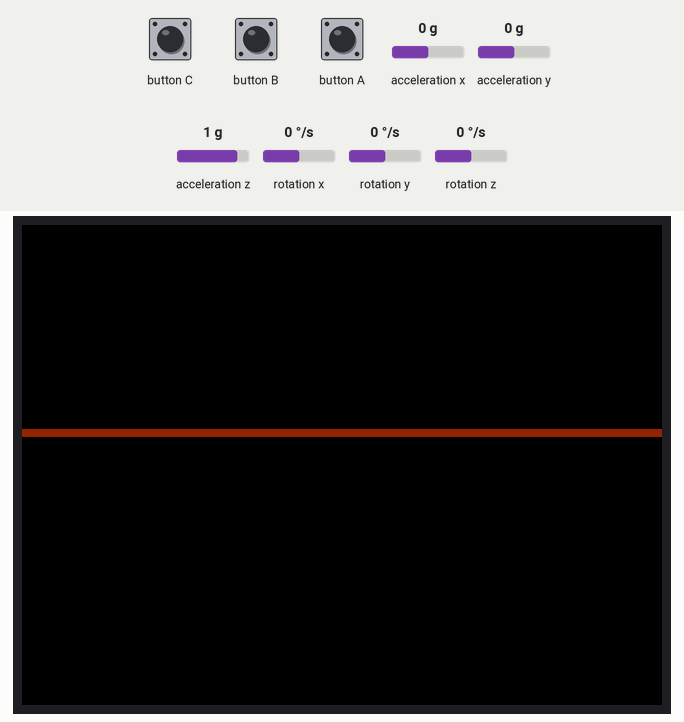
A program run on a simulated ESP32-S3. Shown: 320×240 colour display. The test bench sets the inputs (shaded band); at power-on: acceleration x 0 g, acceleration y 0 g, acceleration z 1 g, rotation x 0 °/s, rotation y 0 °/s, rotation z 0 °/s.

Above: at 1.3 s.
1.4 s: acceleration x set to -1.4 g
At 1.75 s:
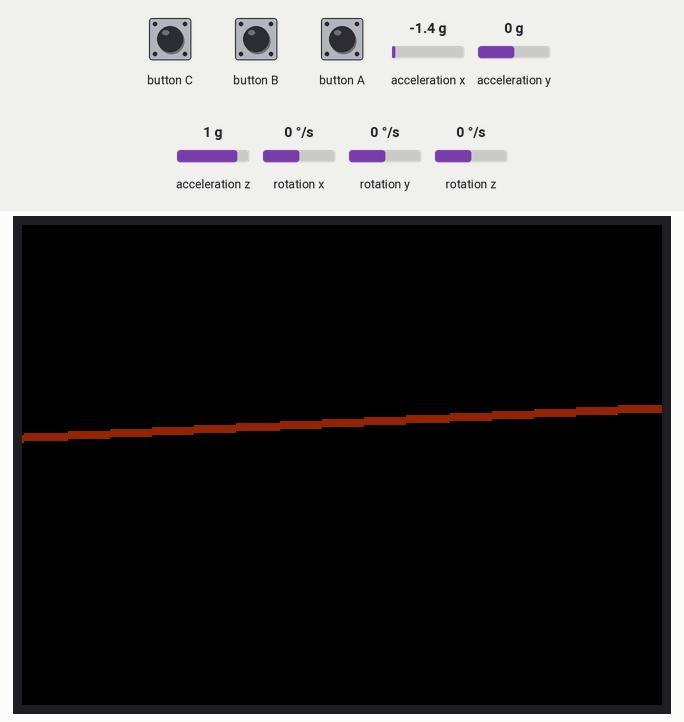
3.8 s: button A pressed for 0.25 s
At 4.58 s:
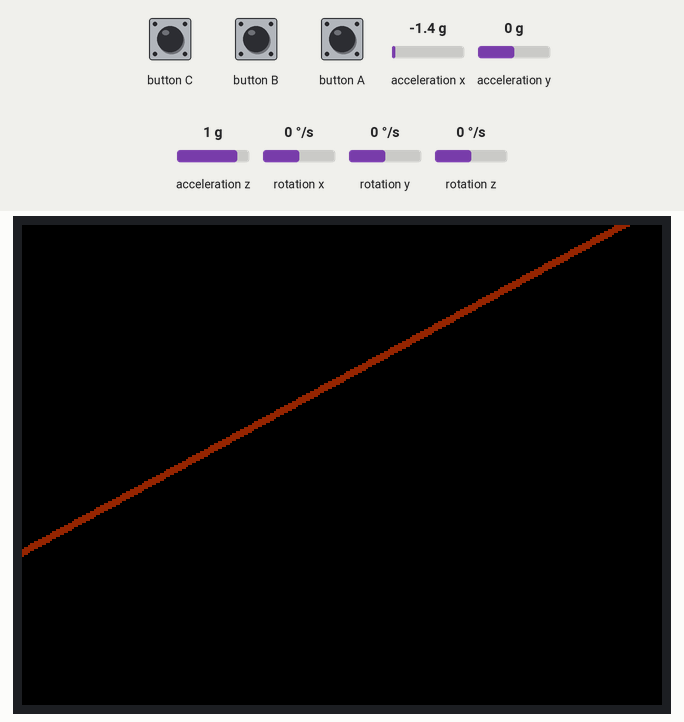
5.9 s: acceleration y set to -1.4 g
At 7.2 s:
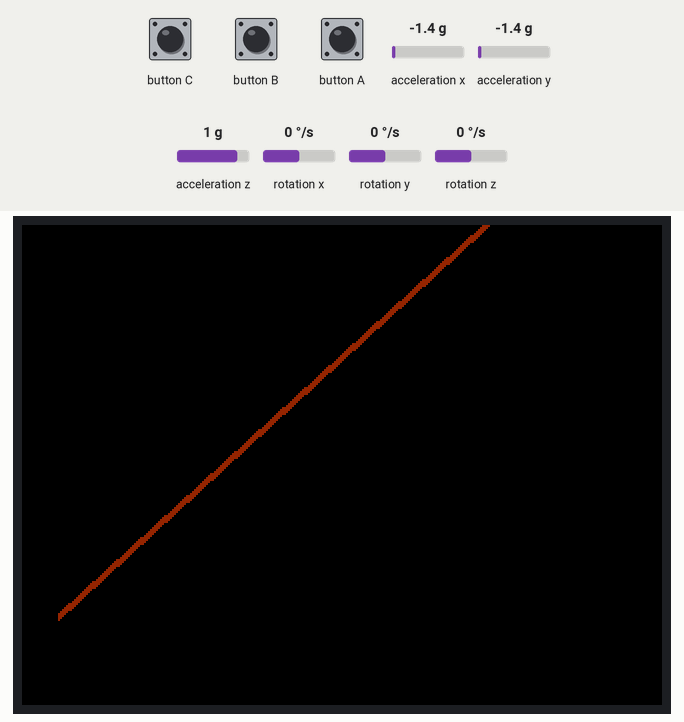
7.6 s: button A pressed for 0.25 s
At 11.0 s:
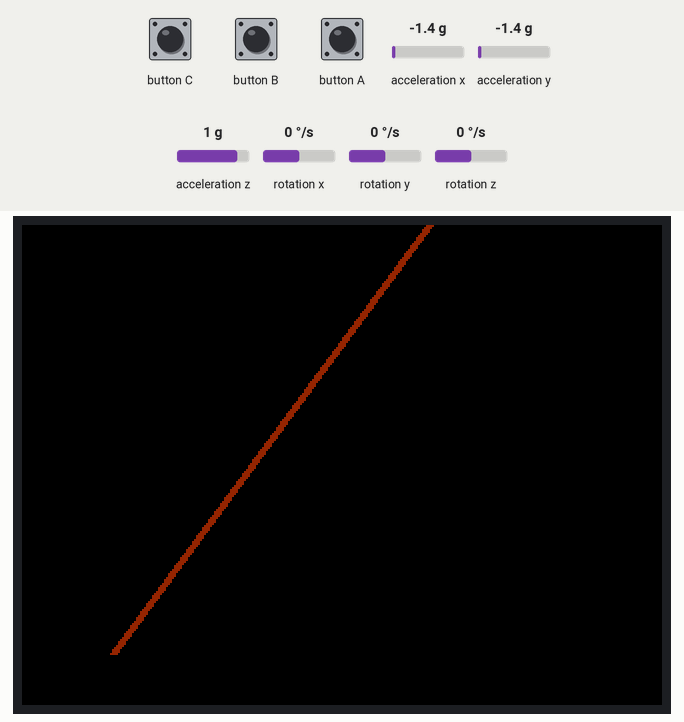
Timing chart, 0 to 11.3 s (numbered marks = the images above; inputs shaded):
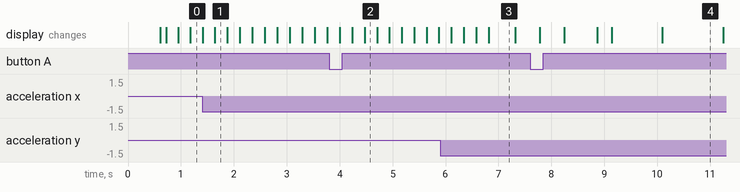

The program:

main.cpp
```cpp
#include <M5Unified.h>
#include "imu_processor.h"
#include "visual_engine.h"
#include "safety_manager.h"

IMUProcessor imuProcessor;
VisualEngine visualEngine;
SafetyManager safetyManager;

unsigned long last_loop_time = 0;

void setup() {
    auto cfg = M5.config();
    M5.begin(cfg);

    // 设置屏幕为横屏，USB在右侧
    M5.Display.setRotation(1);

    imuProcessor.init();
    visualEngine.init(&M5.Display);

    last_loop_time = millis();
}

void loop() {
    M5.update();

    unsigned long current_time = millis();
    unsigned long dt = current_time - last_loop_time;
    last_loop_time = current_time;

    // 1. 读取并处理 IMU 数据
    imuProcessor.update();

    // 2. 状态与安全检测
    safetyManager.update(imuProcessor, dt);

    // 2.5 按键检测：短按归零校准，长按恢复真实读数
    if (M5.BtnA.wasHold()) {
        imuProcessor.resetCalibration();
    } else if (M5.BtnA.wasClicked()) {
        imuProcessor.calibrateZero();
    }

    // 3. 视觉引擎更新与渲染
    visualEngine.update(imuProcessor.getMotionState(), safetyManager.isSafeMode());
    visualEngine.render();

    // 限制最高帧率，例如 60fps (16ms)
    unsigned long process_time = millis() - current_time;
    if (process_time < 16) {
        delay(16 - process_time);
    }
}
```

imu_processor.cpp
```cpp
#include "imu_processor.h"
#include <cmath>

IMUProcessor::IMUProcessor() :
    turn_kf(0.05f, 0.2f, 1.0f),   // 允许较快的过程变化，适中的测量噪声
    accel_kf(0.05f, 0.2f, 1.0f) { // 允许较快的过程变化，适中的测量噪声
}

void IMUProcessor::init() {
    last_update_time = millis();
}

void IMUProcessor::update() {
    unsigned long current_time = millis();
    unsigned long dt = current_time - last_update_time;
    last_update_time = current_time;

    if (dt > 100) {
        // 如果两次更新间隔过长，可能是系统卡顿，标记为异常
        abnormal_state = true;
    } else {
        abnormal_state = false;
    }

    M5.Imu.update();

    M5.Imu.getGyroData(&gyro_x, &gyro_y, &gyro_z);
    M5.Imu.getAccelData(&accel_x, &accel_y, &accel_z);

    // 经测试，在横屏放置时，M5StickS3 的坐标系为：
    // X 轴：水平向右 (长边)
    // Y 轴：垂直向下 (短边，重力方向)
    // Z 轴：指向屏幕前方 (垂直于屏幕，乘客视线方向)

    // 转向是绕着垂直轴(Y)旋转
    float raw_gyro_yaw = gyro_y;

    // 加减速是沿前向轴(Z)，并减去归零时记录的 Z 轴重力分量
    float raw_accel_forward = accel_z - accel_forward_offset;

    // 颠簸是沿垂直轴(Y)
    float raw_accel_vertical = accel_y;

    // 利用加速度计算地平线的 Pitch 和 Roll
    // 当水平静止时，重力沿 Y 轴向下 (accel_y = 1.0)
    // Roll (左右倾斜)，围绕 Z 轴，并减去校准偏移
    float raw_horizon_roll = atan2(-accel_x, accel_y) * 180.0f / M_PI - roll_offset;
    // Pitch (前后倾斜)，围绕 X 轴，并减去校准偏移
    float raw_horizon_pitch = atan2(accel_z, accel_y) * 180.0f / M_PI - pitch_offset;

    // 低通滤波 (IIR) - 用于原有的平滑逻辑
    filtered_gyro_yaw = alpha_gyro * raw_gyro_yaw + (1.0f - alpha_gyro) * filtered_gyro_yaw;
    filtered_accel_forward = alpha_accel * raw_accel_forward + (1.0f - alpha_accel) * filtered_accel_forward;
    filtered_accel_vertical = alpha_accel * raw_accel_vertical + (1.0f - alpha_accel) * filtered_accel_vertical;

    // 卡尔曼滤波 (Layer 3) - 用于预测
    float dt_sec = dt / 1000.0f;
    turn_kf.update(raw_gyro_yaw, dt_sec);
    accel_kf.update(raw_accel_forward, dt_sec);

    filtered_horizon_roll = alpha_horizon * raw_horizon_roll + (1.0f - alpha_horizon) * filtered_horizon_roll;
    filtered_horizon_pitch = alpha_horizon * raw_horizon_pitch + (1.0f - alpha_horizon) * filtered_horizon_pitch;

    // 如果 IMU 读数为 NaN，则触发安全模式
    if (std::isnan(filtered_gyro_yaw) || std::isnan(filtered_accel_forward)) {
        abnormal_state = true;
    }

    // 更新抽象状态
    currentState.turn_intensity = filtered_gyro_yaw;
    // 真正的动态加减速（已在 raw 阶段减去了重力偏移）
    currentState.accel_intensity = filtered_accel_forward;
    // 重力为 1G，去掉重力分量后看绝对值作为颠簸程度
    currentState.vibration = std::abs(filtered_accel_vertical - 1.0f);

    currentState.horizon_roll = filtered_horizon_roll;
    currentState.horizon_pitch = filtered_horizon_pitch;

    // Layer 3：提取前瞻预测值 (提前 200ms)
    // 采用预测值作为高频响应，低通作为稳定锚点
    currentState.predicted_turn = turn_kf.predictAhead(200.0f);
    currentState.predicted_accel = accel_kf.predictAhead(200.0f);
}

void IMUProcessor::calibrateZero() {
    // 将当前的滤波后角度累加到 offset 中，使得下一帧计算出的 raw 角度变为 0
    pitch_offset += filtered_horizon_pitch;
    roll_offset += filtered_horizon_roll;

    // 同时归零前向加速度（消除因设备倾斜产生的 Z 轴重力分量）
    // 这样不仅地平线会归零，由于倾斜导致跑偏的惯性场色块也会回到屏幕中心
    accel_forward_offset += filtered_accel_forward;

    // 重置滤波器状态以避免震荡
    turn_kf.reset(0.0f);
    accel_kf.reset(0.0f);
}

void IMUProcessor::resetCalibration() {
    pitch_offset = 0.0f;
    roll_offset = 0.0f;
    accel_forward_offset = 0.0f;

    turn_kf.reset(0.0f);
    accel_kf.reset(0.0f);
}

MotionState IMUProcessor::getMotionState() const {
    return currentState;
}

bool IMUProcessor::isAbnormal() const {
    return abnormal_state;
}
```

imu_processor.h
```cpp
#ifndef IMU_PROCESSOR_H
#define IMU_PROCESSOR_H

#include <M5Unified.h>
#include "kalman_filter.h"

struct MotionState {
    float turn_intensity;   // 左右转动 (用于 offset x)
    float accel_intensity;  // 加速/刹车 (用于 offset y/前后倾)
    float vibration;        // 颠簸 (垂直加速度)

    float horizon_roll;     // 地平线 Roll
    float horizon_pitch;    // 地平线 Pitch

    // Layer 3 (预测层) 的前瞻值
    float predicted_turn;
    float predicted_accel;
};

class IMUProcessor {
public:
    IMUProcessor();
    void init();
    void update();

    MotionState getMotionState() const;
    bool isAbnormal() const;

    // 校准功能（归零）
    void calibrateZero();
    void resetCalibration();

private:
    MotionState currentState;

    // 原始数据
    float gyro_x, gyro_y, gyro_z;
    float accel_x, accel_y, accel_z;
    float ahrs_pitch, ahrs_roll, ahrs_yaw;

    // 低通滤波历史值
    float filtered_gyro_yaw = 0.0f;
    float filtered_accel_forward = 0.0f;
    float filtered_accel_vertical = 0.0f;

    float filtered_horizon_roll = 0.0f;
    float filtered_horizon_pitch = 0.0f;

    // 校准偏移量
    float pitch_offset = 0.0f;
    float roll_offset = 0.0f;
    float accel_forward_offset = 0.0f; // 消除非水平摆放时的 Z 轴重力分量

    // 参数
    const float alpha_gyro = 0.1f;
    const float alpha_accel = 0.08f;
    const float alpha_horizon = 0.03f; // 极致平滑，让主线变成绝对沉稳的锚点

    // 卡尔曼滤波器 (Layer 3)
    SimpleKalmanFilter turn_kf;
    SimpleKalmanFilter accel_kf;

    // 异常检测状态
    bool abnormal_state = false;
    unsigned long last_update_time = 0;
};

#endif // IMU_PROCESSOR_H
```

kalman_filter.cpp
```cpp
#include "kalman_filter.h"

SimpleKalmanFilter::SimpleKalmanFilter(float process_noise, float measurement_noise, float estimation_error) {
    q = process_noise;
    r = measurement_noise;
    initial_p = estimation_error;
    reset(0.0f);
}

void SimpleKalmanFilter::reset(float initial_value) {
    x_hat = initial_value;
    v_hat = 0.0f;

    p00 = initial_p;
    p01 = 0.0f;
    p10 = 0.0f;
    p11 = initial_p;
}

void SimpleKalmanFilter::update(float measurement, float dt) {
    if (dt <= 0.0f) return;

    // --- 1. 预测阶段 (Predict) ---
    // 状态外推: x_new = x + v * dt
    x_hat += v_hat * dt;

    // 协方差外推: P = F * P * F^T + Q
    // 其中 F = [1, dt]
    //          [0,  1]
    float p00_temp = p00 + dt * (p10 + p01 + dt * p11);
    float p01_temp = p01 + dt * p11;
    float p10_temp = p10 + dt * p11;
    float p11_temp = p11 + q; // 将过程噪声加在速度的方差上，允许速度发生变化

    p00 = p00_temp;
    p01 = p01_temp;
    p10 = p10_temp;
    p11 = p11_temp;

    // --- 2. 更新阶段 (Update) ---
    // 计算卡尔曼增益: K = P * H^T * (H * P * H^T + R)^-1
    // 其中 H = [1, 0] (我们只测量了位置/数值，没有直接测量速度)
    float s = p00 + r; // 预测残差的方差
    float k0 = p00 / s;
    float k1 = p10 / s;

    // 测量残差
    float y = measurement - x_hat;

    // 状态更新
    x_hat += k0 * y;
    v_hat += k1 * y;

    // 协方差更新: P = (I - K * H) * P
    float p00_new = (1.0f - k0) * p00;
    float p01_new = (1.0f - k0) * p01;
    float p10_new = -k1 * p00 + p10;
    float p11_new = -k1 * p01 + p11;

    p00 = p00_new;
    p01 = p01_new;
    p10 = p10_new;
    p11 = p11_new;
}

float SimpleKalmanFilter::getValue() const {
    return x_hat;
}

float SimpleKalmanFilter::getVelocity() const {
    return v_hat;
}

float SimpleKalmanFilter::predictAhead(float time_ms) const {
    float dt = time_ms / 1000.0f;
    return x_hat + v_hat * dt;
}
```

kalman_filter.h
```cpp
#pragma once

// 轻量级 1D 卡尔曼滤波器
// 追踪单个变量的位置 (Value) 和速度 (Derivative)，用于趋势预测
class SimpleKalmanFilter {
public:
    // process_noise: 过程噪声 (Q)，越小则系统越认为速度恒定，预测较平滑但响应慢
    // measurement_noise: 测量噪声 (R)，越大则系统越不信任传感器，滤波效果强但滞后
    // estimation_error: 初始估计误差 (P)，通常设为一个适中值，如 1.0
    SimpleKalmanFilter(float process_noise, float measurement_noise, float estimation_error);

    // 更新测量值
    // measurement: 传感器原始读数
    // dt: 距离上次更新的时间间隔 (秒)
    void update(float measurement, float dt);

    // 获取当前滤波后的值
    float getValue() const;

    // 获取当前计算出的变化率 (导数)
    float getVelocity() const;

    // 获取提前 time_ms 毫秒的预测值 (基于当前值和当前速度)
    float predictAhead(float time_ms) const;

    // 重置滤波器状态
    void reset(float initial_value);

private:
    float x_hat; // 估计值
    float v_hat; // 估计速度

    // 协方差矩阵 P
    float p00, p01, p10, p11;

    float q; // 过程噪声方差
    float r; // 测量噪声方差
    float initial_p;
};
```

safety_manager.cpp
```cpp
#include "safety_manager.h"

SafetyManager::SafetyManager() {
}

void SafetyManager::update(const IMUProcessor& imu, unsigned long dt) {
    bool trigger_safe_mode = false;

    // 1. 检查 IMU 内部状态
    if (imu.isAbnormal()) {
        trigger_safe_mode = true;
    }

    // 2. 延迟检测
    if (dt > 80) {
        trigger_safe_mode = true;
    }

    // 更新状态
    if (trigger_safe_mode) {
        safe_mode_active = true;
        safe_mode_start_time = millis();
    } else {
        // 如果目前是安全模式，经过一段时间后自动恢复
        if (safe_mode_active) {
            if (millis() - safe_mode_start_time > 2000) {
                safe_mode_active = false;
            }
        }
    }
}

bool SafetyManager::isSafeMode() const {
    return safe_mode_active;
}
```

safety_manager.h
```cpp
#ifndef SAFETY_MANAGER_H
#define SAFETY_MANAGER_H

#include <M5Unified.h>
#include "imu_processor.h"

class SafetyManager {
public:
    SafetyManager();
    void update(const IMUProcessor& imu, unsigned long dt);
    bool isSafeMode() const;

private:
    bool safe_mode_active = false;
    unsigned long safe_mode_start_time = 0;
};

#endif // SAFETY_MANAGER_H
```

visual_engine.cpp
```cpp
#include "visual_engine.h"
#include <cmath>
#include "config.h"

VisualEngine::VisualEngine() {
    for (int i = 0; i < N; i++) {
        lines[i].offset = {0.0f, 0.0f};
        lines[i].velocity = {0.0f, 0.0f};
        // 利用取模打乱分布，形成自然的深度交错感
        lines[i].layer = (DepthLayer)((i * 7) % 3);
    }
}

void VisualEngine::init(M5GFX* disp) {
    display = disp;
    width = display->width();
    height = display->height();

    // 初始化 Sprite (双缓冲)
    // 换回8位色深，彻底解决 16位色深可能导致的底层黑色背景发灰/发亮问题
    canvas.setColorDepth(8);
    canvas.createSprite(width, height);

    float bandHeight = (float)height / N;
    for (int i = 0; i < N; i++) {
        lines[i].default_y = i * bandHeight + bandHeight / 2.0f;
        // 随机错开起始X，打破垂直对齐规律
        lines[i].base_x = (i % 2 == 0) ? -20.0f : (width / 3.0f);
    }
}

void VisualEngine::update(const MotionState& motion, bool safeMode) {
    current_motion = motion;
    is_safe_mode = safeMode;

    if (is_safe_mode) {
        // 安全模式下 Inertia Field 禁用，逐渐归零
        for (int i = 0; i < N; i++) {
            lines[i].velocity.x *= 0.8f;
            lines[i].velocity.y *= 0.8f;
            lines[i].offset.x *= 0.9f;
            lines[i].offset.y *= 0.9f;
        }
        return;
    }

    // 定义三层物理参数：创造极低频的空间错位（视差）感
    struct LayerConfig {
        float stiffness;
        float damping;
        float k_turn;
        float k_accel;
    };

    const LayerConfig layer_cfg[3] = {
        // BACKGROUND: 极低频漂移，但在放大惯性后也能有明显的跟随
        { 0.003f, 0.95f, INERTIA_K_TURN_BG, INERTIA_K_ACCEL_BG },
        // MIDGROUND:
        { 0.010f, 0.90f, INERTIA_K_TURN_MG, INERTIA_K_ACCEL_MG },
        // FOREGROUND: 极大放大加减速时的垂直拉扯感
        { 0.025f, 0.82f, INERTIA_K_TURN_FG, INERTIA_K_ACCEL_FG }
    };

    for (int i = 0; i < N; i++) {
        const LayerConfig& cfg = layer_cfg[lines[i].layer];

        // 目标偏移计算
        // Y轴 (加减速) 依然使用卡尔曼预测值以消除迟滞
        float accel_val = current_motion.predicted_accel;

        // X轴 (转向) 作为速度积分器，必须放弃使用含有求导外推的卡尔曼预测值！
        // 因为急停时角速度导数为极大的负值，卡尔曼外推会预测出一个“反向速度”，导致色块回弹。
        // 直接使用经过低通滤波的真实角速度，确保速度只会平滑降至0而绝不穿过零点回弹。
        float turn_val = current_motion.turn_intensity;
        if (std::abs(turn_val) < VISUAL_TURN_DEADZONE) {
            turn_val = 0.0f;
        }

        // Y 轴 (加减速)：保持目标位置的弹簧阻尼模型
        float normalized_i = (float(i) - N / 2.0f) / (N / 2.0f);
        float target_y = accel_val * cfg.k_accel * normalized_i;
        target_y += current_motion.vibration * 2.0f;

        // X 轴 (转向)：重构为目标速度模型
        float target_v_x = turn_val * cfg.k_turn;

        // -------------------------
        // Y 轴计算 (位置弹簧控制)
        // -------------------------
        float force_y = (target_y - lines[i].offset.y) * cfg.stiffness;
        lines[i].velocity.y = (lines[i].velocity.y + force_y) * cfg.damping;
        lines[i].offset.y += lines[i].velocity.y;

        // -------------------------
        // X 轴计算 (速度积分控制)
        // -------------------------
        // 用低通滤波模拟速度上的惯性迟滞，让起步和刹停更加平滑
        lines[i].velocity.x = lines[i].velocity.x * 0.9f + target_v_x * 0.1f;
        lines[i].offset.x += lines[i].velocity.x;

        // -------------------------
        // X 轴 Wrap-around 逻辑 (无缝循环滚动)
        // -------------------------
        float WRAP = 240.0f; // 屏幕宽度周期
        if (lines[i].offset.x > WRAP) {
            lines[i].offset.x -= WRAP;
        } else if (lines[i].offset.x < 0.0f) {
            lines[i].offset.x += WRAP;
        }
    }
}

void VisualEngine::render() {
    // 1. 绘制背景
    uint16_t bgColor = is_safe_mode ? canvas.color565(10, 10, 10) : canvas.color565(15, 20, 25);
    canvas.fillScreen(bgColor);

    // 2. 绘制 Inertia Field (在底下，不抢注意力)
    if (!is_safe_mode) {
        drawInertiaField();
    }

    // 3. 绘制 Horizon (最上层)
    drawHorizon();

    // 4. 将缓冲推送到屏幕
    canvas.pushSprite(display, 0, 0);
}

void VisualEngine::drawInertiaField() {
    // 为不同深度分配不同对比度主体颜色
    uint16_t layer_colors[3] = {
        canvas.color565(30, 45, 30),   // BACKGROUND: 极暗
        canvas.color565(60, 90, 60),   // MIDGROUND: 中等暗淡
        canvas.color565(90, 140, 90)   // FOREGROUND: 最亮
    };

    // 光轨尾迹颜色（使用明显区别于主体的颜色，以更清晰地指示运动方向）
    uint16_t tail_colors[3] = {
        canvas.color565(15, 25, 15),
        canvas.color565(30, 50, 30),
        canvas.color565(45, 75, 45)
    };

    // 为不同深度分配横线的长度 (缩短以提升高速运动时的方向辨别度)
    int layer_lengths[3] = { 14, 30, 54 };

    // 为不同深度分配基础厚度 (像素)
    int layer_base_thickness[3] = { 1, 2, 4 };

    // =========================================================
    // 渲染管线：严格的 Z-Sorting (从深到浅: 0 -> 1 -> 2)
    // =========================================================

    for (int current_layer = 0; current_layer < 3; current_layer++) {
        for (int i = 0; i < N; i++) {
            if (lines[i].layer != current_layer) continue;

            float draw_y = lines[i].default_y + lines[i].offset.y;
            float draw_x1 = lines[i].base_x + lines[i].offset.x;
            float draw_x2 = lines[i].base_x + 140.0f + lines[i].offset.x;

            uint16_t color = layer_colors[current_layer];
            uint16_t t_color = tail_colors[current_layer];
            int len = layer_lengths[current_layer];

            // --- 动态厚度计算 (3D 透视原理) ---
            // 越偏离地平线（屏幕中心），视线与该“色块”平面的夹角越大，看起来就越厚
            float dist_from_center = std::abs(draw_y - (height / 2.0f));
            int extra_thickness = (int)(dist_from_center * 0.05f); // 距离越远，额外厚度越大
            int thickness = layer_base_thickness[current_layer] + extra_thickness;

            // 为了让色块以 Y 坐标居中，向上偏移一半的厚度
            int rect_y = (int)draw_y - (thickness / 2);

            float vx = lines[i].velocity.x;
            float stretch = (current_layer == FOREGROUND) ? OPTIC_FLOW_STRETCH_FG : ((current_layer == MIDGROUND) ? OPTIC_FLOW_STRETCH_MG : OPTIC_FLOW_STRETCH_BG);
            int tail_len = (int)(std::abs(vx) * stretch);

            // 绘制单个色块的 Lambda
            auto drawBlock = [&](float x) {
                // 1. 绘制尾迹
                if (tail_len > 2) {
                    int tx = (vx > 0) ? ((int)x - tail_len) : ((int)x + len);
                    canvas.fillRect(tx, rect_y, tail_len, thickness, t_color);
                }
                // 2. 绘制主体
                canvas.fillRect((int)x, rect_y, len, thickness, color);
            };

            // 周期为 240px，绘制左中右 3 个周期，确保在 offset wrap-around 时视觉上完全无缝
            float WRAP = 240.0f;
            for (int k = -1; k <= 1; k++) {
                drawBlock(draw_x1 + k * WRAP);
                drawBlock(draw_x2 + k * WRAP);
            }
        }
    }
}

void VisualEngine::drawHorizon() {
    uint16_t horizonColor = is_safe_mode ? canvas.color565(150, 50, 50) : canvas.color565(200, 220, 255);

    // 计算地平线的两端点
    float cx = width / 2.0f;
    float cy = height / 2.0f;

    // 放大 Pitch 带来的 Y 轴垂直偏移，并使用 tanh() 进行柔性限幅 (Soft-Clipping)
    // 保证在小角度时依然有夸张的放大感，但大角度时平滑减速，绝对不会飞出屏幕
    float max_y_offset = (height / 2.0f) - VISUAL_HORIZON_MARGIN; // 限制最大偏移，保留边缘裕量
    float factor = VISUAL_PITCH_MULTIPLIER / max_y_offset;        // 推导系数：保证在接近 0 时的放大斜率

    float y_offset = std::tanh(current_motion.horizon_pitch * factor) * max_y_offset;
    cy += y_offset;

    // 添加 Roll 视觉死区 (Deadzone)
    // 并且反转 Roll 方向，使车体右倾时，地平线相对屏幕左倾，严格锚定真实世界
    float display_roll = -current_motion.horizon_roll;
    if (std::abs(display_roll) < VISUAL_ROLL_DEADZONE) {
        display_roll = 0.0f;
    }

    // roll 带来的倾斜
    float rad = display_roll * M_PI / 180.0f;
    float cos_r = cos(rad);
    float sin_r = sin(rad);

    // 计算足够长的线段以覆盖屏幕
    float hw = width * 0.6f;

    // 根据设定的粗细绘制多条平行线，加粗以提高在色块中的辨识度
    for (int t = 0; t < VISUAL_HORIZON_THICKNESS; t++) {
        int offset = t - VISUAL_HORIZON_THICKNESS / 2;

        // 修复旋转变细问题：避免浮点数小数截断导致坐标重叠
        // 经典线宽算法：如果线接近水平，则沿 Y 轴垂直偏移画平行线；如果线接近垂直，则沿 X 轴偏移
        int ox = 0, oy = 0;
        if (std::abs(cos_r) > std::abs(sin_r)) {
            oy = offset; // 接近水平
        } else {
            ox = offset; // 接近垂直
        }

        canvas.drawLine(
            (int)(cx - hw * cos_r) + ox, (int)(cy - hw * sin_r) + oy,
            (int)(cx + hw * cos_r) + ox, (int)(cy + hw * sin_r) + oy,
            horizonColor
        );
    }
}
```

Source omitted: visual_engine.h (908 bytes), config.h (2458 bytes)

Measured:
- after the input at 1.4 s, the display: first differs from a run without the input after 0.24 s (image 1)
- what the display in image 3 shows lasts 0.5 s, from 6.8 s to 7.3 s
- what the display in image 4 shows lasts 1.2 s, from 10.1 s to 11.3 s
